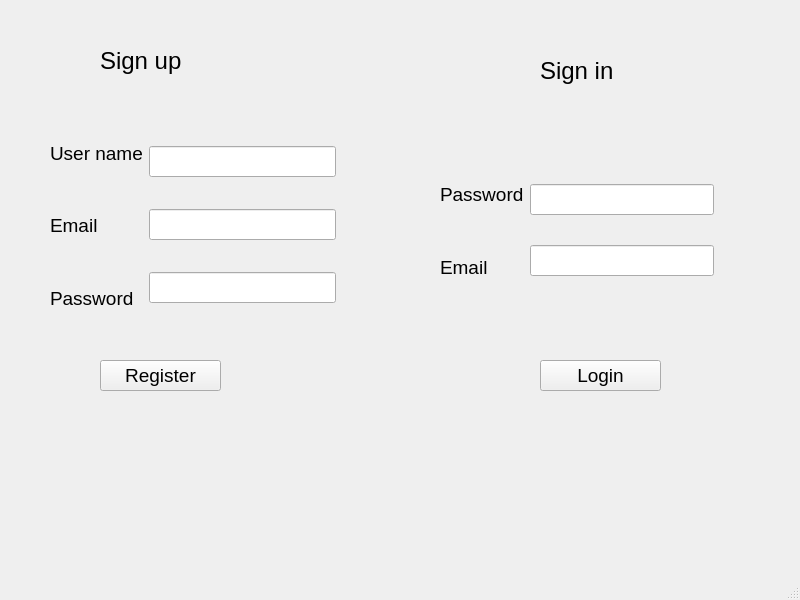
<?xml version="1.0" encoding="UTF-8"?>
<ui version="4.0">
 <class>MainWindow</class>
 <widget class="QMainWindow" name="MainWindow">
  <property name="geometry">
   <rect>
    <x>0</x>
    <y>0</y>
    <width>800</width>
    <height>600</height>
   </rect>
  </property>
  <property name="font">
   <font>
    <pointsize>14</pointsize>
   </font>
  </property>
  <property name="windowTitle">
   <string>MainWindow</string>
  </property>
  <widget class="QWidget" name="centralwidget">
   <widget class="QPushButton" name="registerPushButton">
    <property name="geometry">
     <rect>
      <x>100</x>
      <y>360</y>
      <width>121</width>
      <height>31</height>
     </rect>
    </property>
    <property name="text">
     <string>Register</string>
    </property>
   </widget>
   <widget class="QLabel" name="label_4">
    <property name="geometry">
     <rect>
      <x>100</x>
      <y>40</y>
      <width>91</width>
      <height>41</height>
     </rect>
    </property>
    <property name="font">
     <font>
      <pointsize>18</pointsize>
     </font>
    </property>
    <property name="text">
     <string>Sign up</string>
    </property>
   </widget>
   <widget class="QLabel" name="label_5">
    <property name="geometry">
     <rect>
      <x>540</x>
      <y>40</y>
      <width>81</width>
      <height>61</height>
     </rect>
    </property>
    <property name="font">
     <font>
      <pointsize>18</pointsize>
     </font>
    </property>
    <property name="text">
     <string>Sign in</string>
    </property>
   </widget>
   <widget class="QPushButton" name="loginPushButton">
    <property name="geometry">
     <rect>
      <x>540</x>
      <y>360</y>
      <width>121</width>
      <height>31</height>
     </rect>
    </property>
    <property name="text">
     <string>Login</string>
    </property>
   </widget>
   <widget class="QWidget" name="">
    <property name="geometry">
     <rect>
      <x>50</x>
      <y>120</y>
      <width>286</width>
      <height>211</height>
     </rect>
    </property>
    <layout class="QHBoxLayout" name="horizontalLayout">
     <item>
      <layout class="QVBoxLayout" name="verticalLayout_2">
       <item>
        <widget class="QLabel" name="label">
         <property name="text">
          <string>User name</string>
         </property>
        </widget>
       </item>
       <item>
        <widget class="QLabel" name="label_2">
         <property name="text">
          <string>Email</string>
         </property>
        </widget>
       </item>
       <item>
        <widget class="QLabel" name="label_3">
         <property name="text">
          <string>Password</string>
         </property>
        </widget>
       </item>
      </layout>
     </item>
     <item>
      <layout class="QVBoxLayout" name="verticalLayout">
       <item>
        <widget class="QLineEdit" name="nameLineEdit"/>
       </item>
       <item>
        <widget class="QLineEdit" name="emailLineEdit"/>
       </item>
       <item>
        <widget class="QLineEdit" name="passwordLineEdit"/>
       </item>
      </layout>
     </item>
    </layout>
   </widget>
   <widget class="QWidget" name="">
    <property name="geometry">
     <rect>
      <x>440</x>
      <y>160</y>
      <width>274</width>
      <height>141</height>
     </rect>
    </property>
    <layout class="QHBoxLayout" name="horizontalLayout_2">
     <item>
      <layout class="QVBoxLayout" name="verticalLayout_4">
       <item>
        <widget class="QLabel" name="label_7">
         <property name="text">
          <string>Password</string>
         </property>
        </widget>
       </item>
       <item>
        <widget class="QLabel" name="label_6">
         <property name="text">
          <string>Email</string>
         </property>
        </widget>
       </item>
      </layout>
     </item>
     <item>
      <layout class="QVBoxLayout" name="verticalLayout_3">
       <item>
        <widget class="QLineEdit" name="emailLogLineEdit"/>
       </item>
       <item>
        <widget class="QLineEdit" name="passwordLogLineEdit"/>
       </item>
      </layout>
     </item>
    </layout>
   </widget>
  </widget>
  <widget class="QMenuBar" name="menubar">
   <property name="geometry">
    <rect>
     <x>0</x>
     <y>0</y>
     <width>800</width>
     <height>21</height>
    </rect>
   </property>
  </widget>
  <widget class="QStatusBar" name="statusbar"/>
 </widget>
 <resources/>
 <connections/>
</ui>
